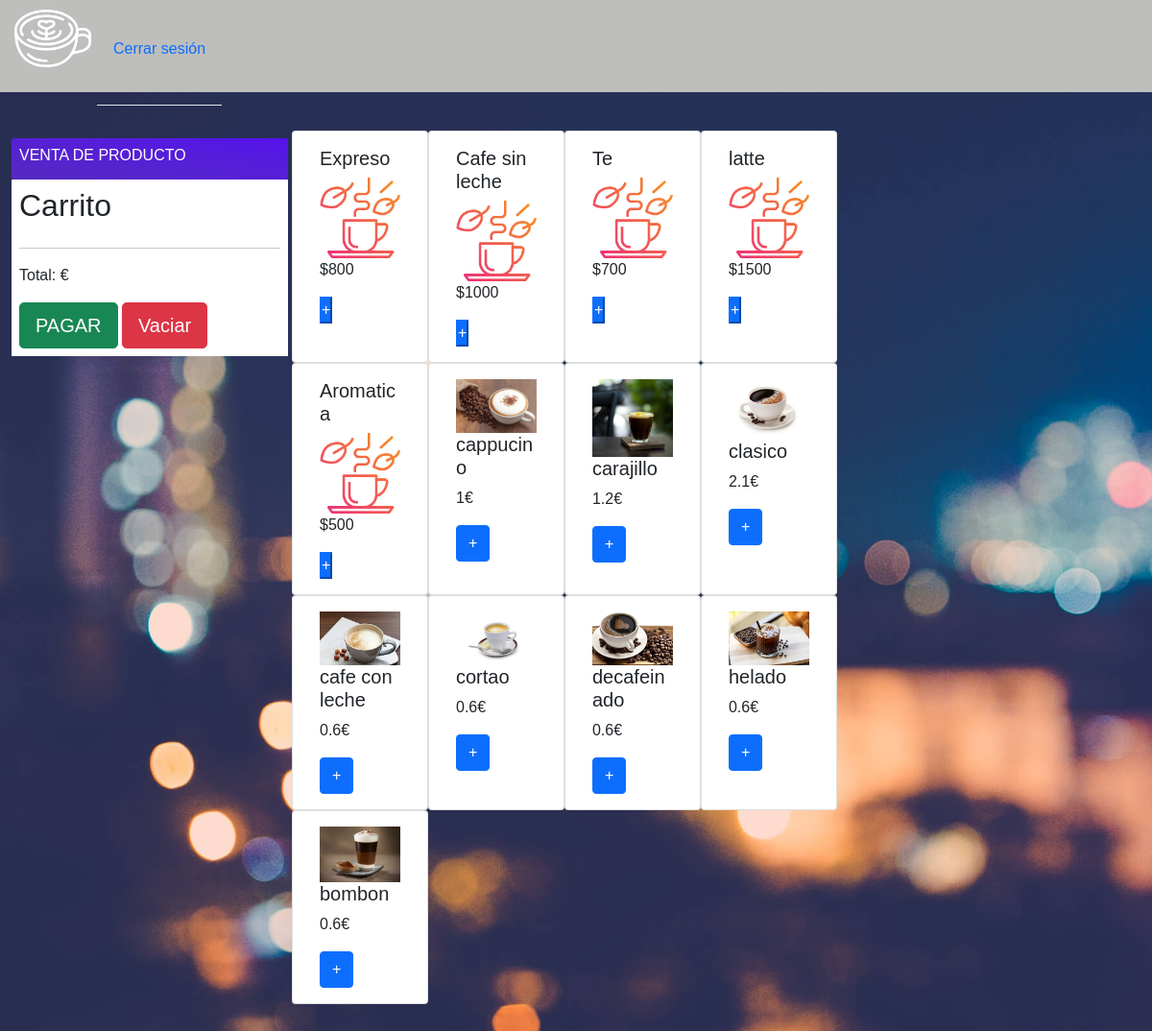
The app's page /ventas with its own data.
### tables this page shows
CREATE TABLE productos (id INTEGER PRIMARY KEY AUTOINCREMENT NOT NULL, Nombre STRING NOT NULL, Precio STRING, Cantidad INT, URLimagen STRING CONSTRAINT "img/hot-tea.png" DEFAULT "img/hot-tea.png" NOT NULL);

### app.py (the view)
@app.route('/ventas', methods=['GET', 'POST'])
def ventas():
    if request.method == 'GET':
        con = sqlite3.connect("brioche.db")
        con.row_factory = sqlite3.Row
        cur = con.cursor()
        cur.execute("select * from productos")
        productos = cur.fetchall()
        return render_template('html/administrarVenta.html', productos=productos)
    if request.method == 'POST':
        return render_template('html/administrarVenta.html')

### templates/html/administrarVenta.html (shortened to what this page needs)
<!DOCTYPE html>
<html>
<head>
    <link href="{{url_for('static', filename='css/CajeroRegistroStyle.css')}}" rel="stylesheet">
    <link href="{{url_for('static', filename='css/nav.css')}}" rel="stylesheet">
    <link href='https://cdn.jsdelivr.net/npm/bootstrap@5.0.0-alpha1/dist/css/bootstrap.min.css' rel='stylesheet'>
    <link href='https://cdnjs.cloudflare.com/ajax/libs/font-awesome/4.7.0/css/font-awesome.min.css' rel='stylesheet'>
</head>
<body oncontextmenu='return false' class='snippet-body'>
    <nav class="nav">
        <img src="{{url_for('static', filename='img/latte.png')}}" alt="">
        <ul class="nav nav-tabs">
            <li> <a href="../index.html" class="nav-link">Cerrar sesión</a></li>
        </ul>
    </nav>
    <div class="container-fluid mt-5 mb-5">
        <div class="row g-2">
            <div class="col-md-3">
                <div class="t-products p-2">
                    <h6 class="text-uppercase">Venta De Producto</h6>
                </div>
                <div class="type p-2 mb-2">
                    <aside class="col-sm-12">
                        <h2>Carrito</h2>
                        <hr>
                        <p class="text-right">Total: &euro;</p>
                        <button type="button" class="btn btn-success btn-lg btn-block">PAGAR</button>
                        <button id="boton-vaciar" class="btn btn-danger btn-lg btn-block">Vaciar</button>
                    </aside>
                </div>
            </div>
            <div class="col-md-9">
                <div class="row g-2">
                    <main id="items" class="col-sm-8 row">
                        {% for producto in productos %}
                        <div class="card col-sm-3">
                            <div class="card-body">
                                <h5 class="card-title">{{producto.nombre}}</h5>
                                <img src="{{url_for('static', filename=producto.URLimagen)}}" alt="" class="img-fluid">
                                <p class="card-text"> ${{producto.precio}} </p>
                                <button class="btn, btn-primary" onclick="anyadirCarrito()" marcador="{{producto.id}}">+</button>
                            </div>
                        </div>
                        {% endfor%}
                    </main>
                </div>
            </div>
        </div>
    </div>
</body>
</html>

### static/css/CajeroRegistroStyle.css (style rules this page uses)
html { background: url("../img/background.jpg") no-repeat; background-size: cover; min-height: 30%; }
body { background-color: transparent; }
nav { background-color: #bebebc; height: 12vh; display: flex; flex-direction: row; }
nav > ul { text-decoration: none; color: white; margin-left: 6px; margin-block-end: 20px; }

### static/css/nav.css (style rules this page uses)
* { margin: 0; padding: 0; box-sizing: border-box; font-family: "Montserrat", sans-serif; }
nav a { height: 10vh; margin-top: 30px; color: white; }
nav > img { width: 80px; height: 80px; margin-left: 15px; }
nav { background-color: #bebebc; }

### templates/html/administrarVenta.html (style rules this page uses)
body { background-color: transparent; }
.t-products { background-image: linear-gradient(to right top, #5629c0, #5625cb, #5620d5, #551ae0, #5412eb); color: #fff; border-radius: 3px }
.type { background-color: #fff }

### records on screen
productos: nombre "Expreso", URLimagen (picture), precio "800"
productos: nombre "Cafe sin leche", URLimagen (picture), precio "1000"
productos: nombre "Te", URLimagen (picture), precio "700"
productos: nombre "latte", URLimagen (picture), precio "1500"
productos: nombre "Aromatica", URLimagen (picture), precio "500"
